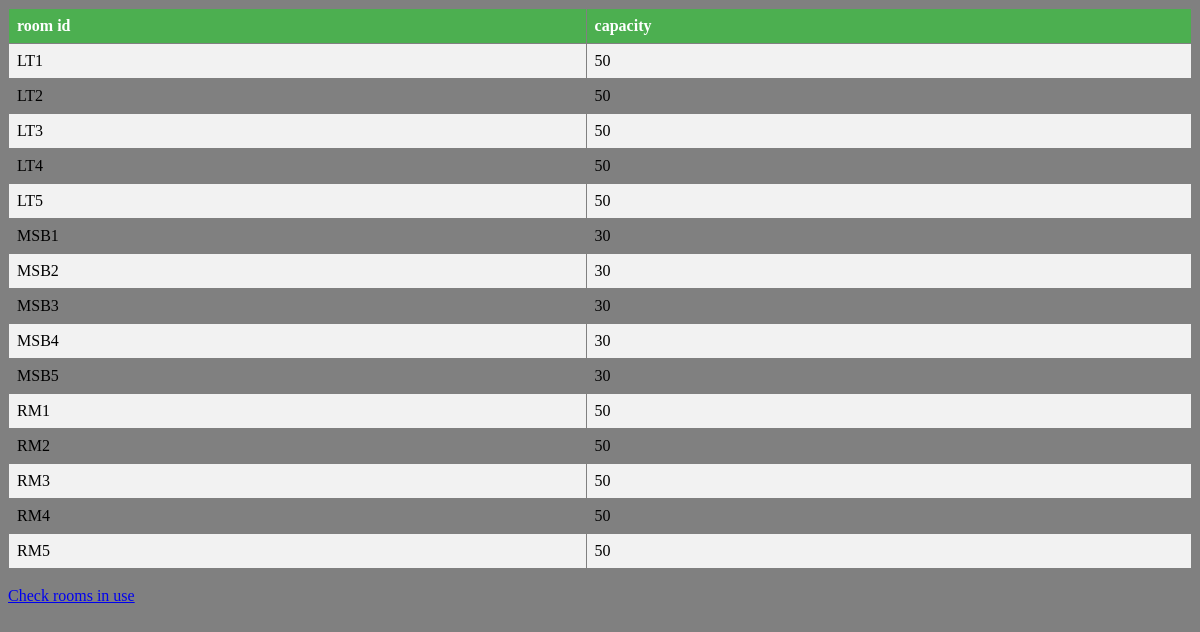
The page /displays/roomsdisplay.php (signed in) on the database its author committed.
### tables this page shows
CREATE TABLE `rooms` (
  `room_id` varchar(45) NOT NULL,
  `room_capacity` int(11) DEFAULT NULL,
  PRIMARY KEY (`room_id`)
);

### displays/roomsdisplay.php (the view, shortened to what this page needs)
<html>
<head>
<link rel="stylesheet" type="text/css" href="../css/mystyles.css">
</head>
<body class="mainpage">
 <?PHP
include "../connection.php";
$SQL="SELECT * FROM rooms";
$result=mysqli_query($db_handle,$SQL);
print "<table border=\"1\">";
print "<tr>
<th>room id</th>
<th>capacity</th>
</tr>
";
while($db_field=mysqli_fetch_assoc($result)){
	print "<tr>";
	print "<td>".$db_field['room_id']."</td>";
	print "<td>".$db_field['room_capacity']."</td>";
	print "</tr>";
	}
	print "</table> <br>";
?>
<a href="../functions/roomchecker.php">Check rooms in use</a>
</body>
</html>

### css/mystyles.css (style rules this page uses)
.mainpage { background-color: gray; }
table { border-collapse: collapse; width: 100%; }
th, td { text-align: left; padding: 8px; }
tr:nth-child(even) { background-color: #f2f2f2 }
th { background-color: #4CAF50; color: white; }

### rows shown on the page
rooms: room_id "LT1", room_capacity "50"
rooms: room_id "LT2", room_capacity "50"
rooms: room_id "LT3", room_capacity "50"
rooms: room_id "LT4", room_capacity "50"
rooms: room_id "LT5", room_capacity "50"
rooms: room_id "MSB1", room_capacity "30"
rooms: room_id "MSB2", room_capacity "30"
rooms: room_id "MSB3", room_capacity "30"
rooms: room_id "MSB4", room_capacity "30"
rooms: room_id "MSB5", room_capacity "30"
rooms: room_id "RM1", room_capacity "50"
rooms: room_id "RM2", room_capacity "50"
rooms: room_id "RM3", room_capacity "50"
rooms: room_id "RM4", room_capacity "50"
rooms: room_id "RM5", room_capacity "50"
